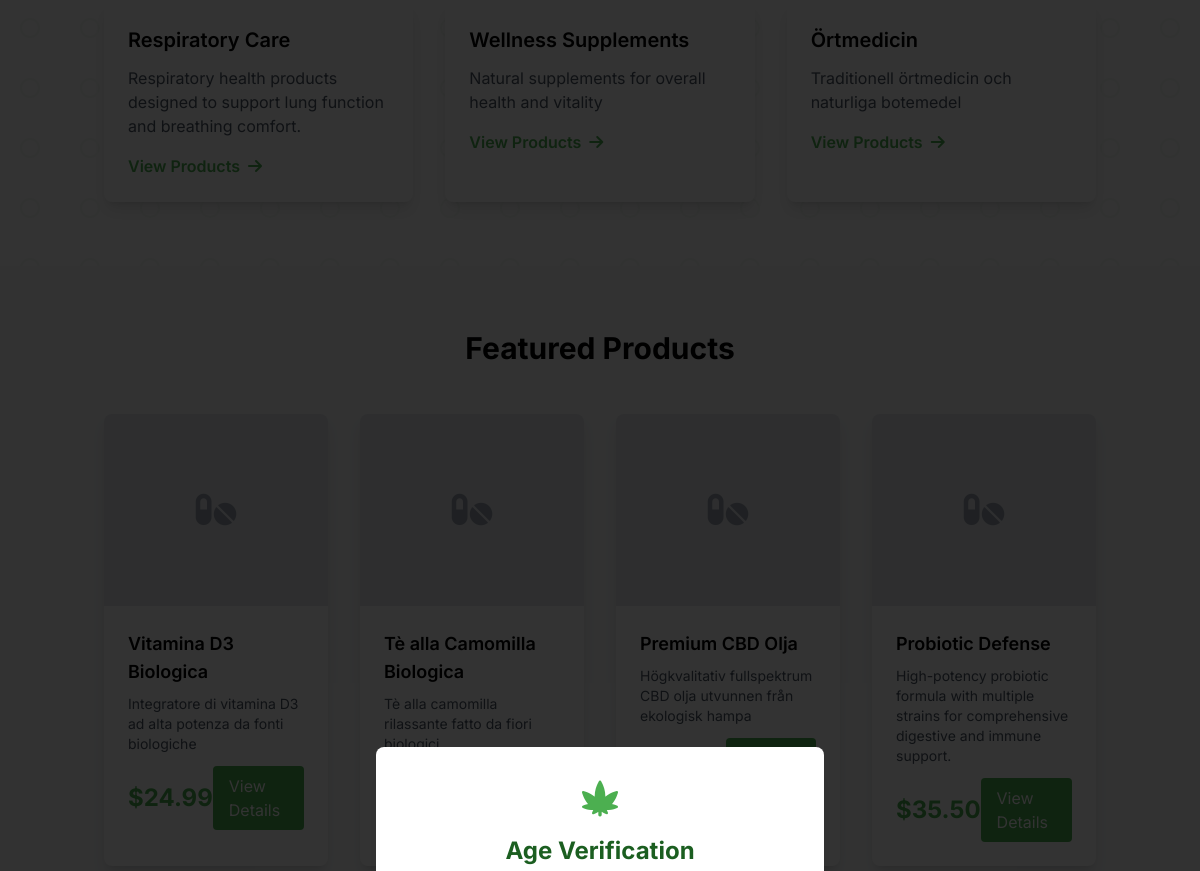
The app's page / (middle part), older data.
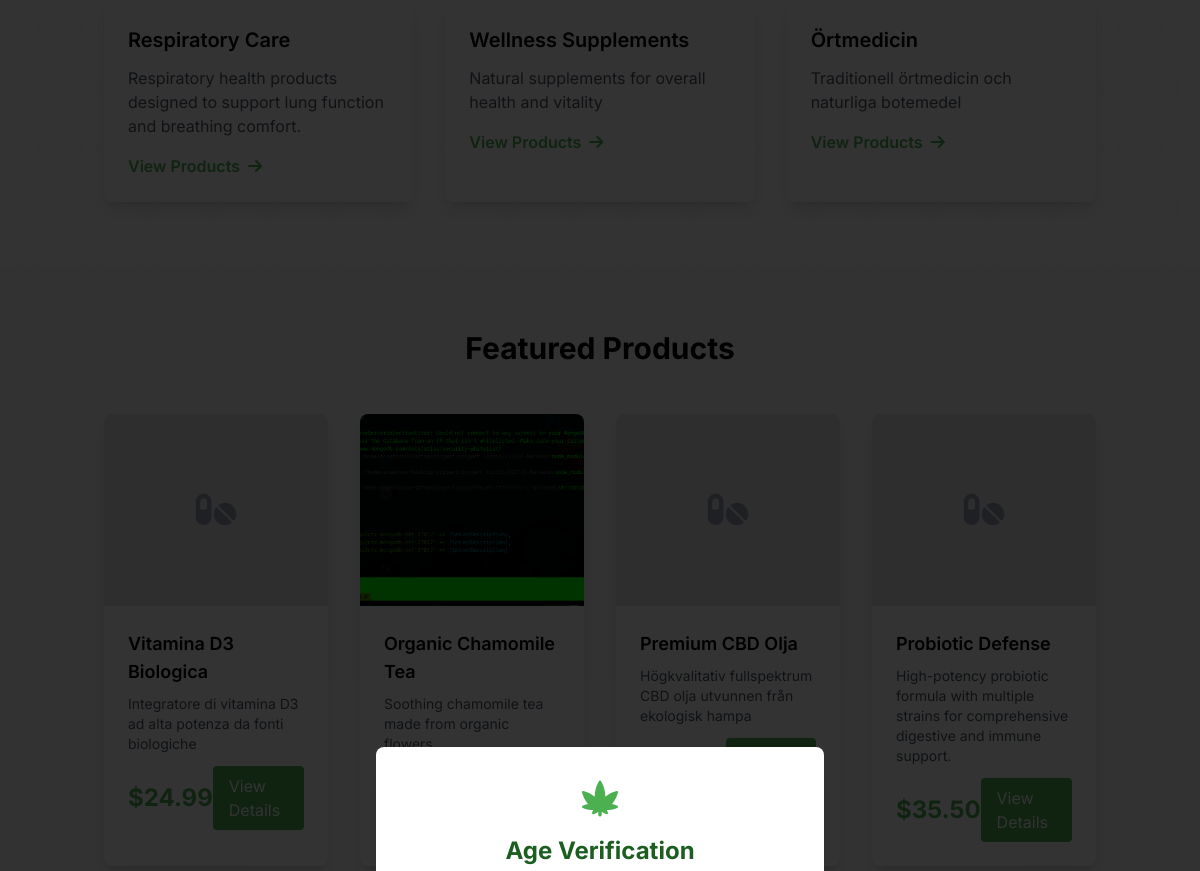
The same page, newer data.
### products/models.py (models this page shows, shortened)
class Product(models.Model):
    name = models.CharField(max_length=200)
    slug = models.SlugField(max_length=200, unique=True, blank=True)
    category = models.ForeignKey(Category, on_delete=models.CASCADE, related_name='products')
    price = models.DecimalField(max_digits=10, decimal_places=2)
    description = models.TextField(help_text="Rich text description of the product")
    composition = models.TextField(help_text="Key elements or ingredients")
    usage_instructions = models.TextField(help_text="How to use this product")
    creation_method = models.TextField(help_text="How it is produced or formulated")
    benefits = models.TextField(help_text="Health benefits")
    image = models.ImageField(upload_to='products/', blank=True, null=True)
    meta_description = models.CharField(max_length=160, blank=True, help_text="SEO meta description")
    meta_keywords = models.CharField(max_length=255, blank=True, help_text="SEO keywords")
    is_active = models.BooleanField(default=True)
    featured = models.BooleanField(default=False, help_text="Show on homepage")
    stock_quantity = models.PositiveIntegerField(default=0)
    created_at = models.DateTimeField(auto_now_add=True)
    updated_at = models.DateTimeField(auto_now=True)
    strain_type = models.CharField(
        max_length=10,
        choices=Category.STRAIN_TYPE_CHOICES,
        blank=True,
        null=True,
    )
    preferred_ratio = models.CharField(
        max_length=20,
        choices=Category.RATIO_CHOICES,
        blank=True,
        null=True,
    )
    recommended_methods = models.JSONField(
        blank=True,
        null=True,
        help_text="e.g., ['flower', 'oil']"
    )
    class Meta:
        ordering = ['-created_at']
        indexes = [
            models.Index(fields=['slug']),
            models.Index(fields=['category', 'is_active']),
            models.Index(fields=['featured', 'is_active']),
        ]
    def get_absolute_url(self):
        return reverse('products:product_detail', kwargs={'slug': self.slug})

### pages/views.py (the view)
# urls.py: path('', views.home, name='home'),
def home(request):
    featured_products = Product.objects.filter(featured=True, is_active=True)[:8]
    categories = Category.objects.all()[6:]
    context = {
        'featured_products': featured_products,
        'categories': categories,
    }
    return render(request, 'pages/home.html', context)

### cart/cart.py (called while the page is built)
    def __len__(self):
        return sum(item['quantity'] for item in self.cart.values())

### cart/context_processors.py (called while the page is built)
def cart(request):
    return {'cart': Cart(request)}

### pages/context_processors.py (called while the page is built)
def site_settings(request):
    return {'site_settings': SiteSettings.get_settings()}

### pages/models.py (called while the page is built)
    @classmethod
    def get_settings(cls):
        settings, created = cls.objects.get_or_create(pk=1)
        return settings

### templates/pages/home.html (shortened to what this page needs)
{% extends 'base.html' %}  {% block content %}
{% load static %}
{% load i18n %}
<section class="py-16">
  <div class="container mx-auto px-4">
    <div class="grid grid-cols-1 md:grid-cols-2 lg:grid-cols-3 gap-8">
      {% for category in categories %}
      <div
        class="bg-white rounded-lg shadow-lg overflow-hidden hover:shadow-xl transition duration-300"
      >
        <div class="p-6">
          <h3 class="text-xl font-semibold mb-3 text-primary">
            {{ category.name }}
          </h3>
          <p class="text-gray-600 mb-4">
            {{ category.description|truncatewords:20 }}
          </p>
          <a
            href="{% url 'products:category_detail' category.slug %}"
            class="text-cannabis-green hover:text-cannabis-dark font-semibold"
          >
            {% trans "View Products" %} <i class="fas fa-arrow-right ml-1"></i>
          </a>
        </div>
      </div>
      {% empty %}
      <div class="col-span-full text-center py-8">
        <p class="text-gray-600">{% trans "No categories available yet." %}</p>
      </div>
      {% endfor %}
    </div>
  </div>
</section>
<section class="py-16 bg-gray-50">
  <div class="container mx-auto px-4">
    <h2 class="text-3xl font-bold text-center mb-12 text-primary">
      {% trans "Featured Products" %}
    </h2>
    <div class="grid grid-cols-1 md:grid-cols-2 lg:grid-cols-4 gap-8">
      {% for product in featured_products %}
      <div
        class="bg-white rounded-lg shadow-lg overflow-hidden hover:shadow-xl transition duration-300"
      >
        {% if product.image %}
        <img
          src="{{ product.image.url }}"
          alt="{{ product.name }}"
          class="w-full h-48 object-cover"
        />
        {% else %}
        <div class="w-full h-48 bg-gray-200 flex items-center justify-center">
          <i class="fas fa-pills text-4xl text-gray-400"></i>
        </div>
        {% endif %}
        <div class="p-6">
          <h3 class="text-lg font-semibold mb-2 text-primary">
            {{ product.name }}
          </h3>
          <p class="text-gray-600 text-sm mb-3">
            {{ product.description|truncatewords:15 }}
          </p>
          <div class="flex justify-between items-center">
            <span class="text-2xl font-bold text-cannabis-green"
              >${{ product.price }}</span
            >
            <a
              href="{{ product.get_absolute_url }}"
              class="bg-cannabis-green text-white px-4 py-2 rounded hover:bg-cannabis-dark transition duration-300"
            >
              {% trans "View Details" %}
            </a>
          </div>
        </div>
      </div>
      {% empty %}
      <div class="col-span-full text-center py-8">
        <p class="text-gray-600">
          {% trans "No featured products available yet." %}
        </p>
      </div>
      {% endfor %}
    </div>
  </div>
</section>
{% endblock %}

Row changes from the older to the newer data that the page shows:
changed Product: image: picture added; name "Tè alla Camomilla Biologica" → "Organic Chamomile Tea"; image empty → "products/error.png" (drawn)
